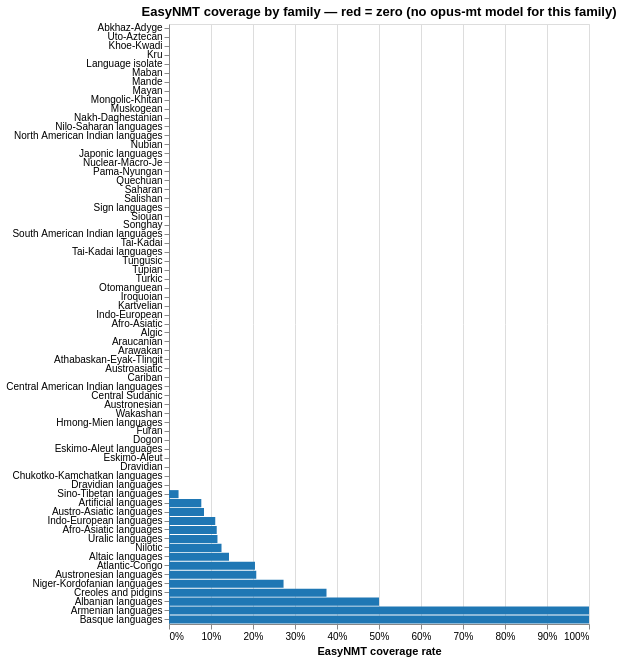

Notebook code cell kept with this figure:
### Markdown cell above
### EasyNMT Structural Gaps by Family

EasyNMT's low overall coverage is not a random scatter of failures; it reflects the availability of Helsinki-NLP opus-mt models for each language pair. When no opus-mt model exists for a source→target language pair, EasyNMT returns a 404 and leaves the field empty. This means its gaps are structural: entire language families can be out of scope, not just individual languages.

The chart and printed list below calculate the zero-coverage families live from the current language set. The point is methodological rather than tied to a fixed count: EasyNMT can expand nominal coverage in some places, but its absence is highly patterned by training-data and model availability.

### Code cell
# EasyNMT structural gaps by language family
enmt_col = BASELINE_SERVICES["EasyNMT"]

fam_enmt = (
    df.groupby("language_family")
    .agg(
        n_langs=("language_code", "nunique"),
        n_covered=(enmt_col, lambda x: x.notna().sum()),
    )
    .reset_index()
)
fam_enmt["coverage_rate"] = fam_enmt["n_covered"] / fam_enmt["n_langs"]
fam_enmt["zero_coverage"] = fam_enmt["n_covered"] == 0
fam_enmt = fam_enmt.sort_values("coverage_rate")

enmt_bar = alt.Chart(fam_enmt).mark_bar().encode(
    y=alt.Y("language_family:N", sort="x", title=None),
    x=alt.X("coverage_rate:Q", axis=alt.Axis(format="%"), title="EasyNMT coverage rate"),
    color=alt.condition(
        alt.datum.zero_coverage,
        alt.value("#d62728"),
        alt.value("#1f77b4"),
    ),
    tooltip=[
        "language_family:N",
        alt.Tooltip("coverage_rate:Q", format=".1%"),
        alt.Tooltip("n_covered:Q", title="languages covered"),
        alt.Tooltip("n_langs:Q", title="total languages"),
    ],
).properties(width=420, height=600,
             title="EasyNMT coverage by family — red = zero (no opus-mt model for this family)")
display(enmt_bar)

zero_fams = fam_enmt[fam_enmt["zero_coverage"]]["language_family"].tolist()
print(f"Families with zero EasyNMT coverage ({len(zero_fams)}):")
for f in zero_fams:
    n = int(fam_enmt.loc[fam_enmt["language_family"]==f, "n_langs"].iloc[0])
    print(f"  {f} ({n} languages)")

### Figure 1 — Vega specification as saved in the notebook (floating-point values rounded to 4 significant figures)
{"$schema": "https://vega.github.io/schema/vega/v6.json", "data": [{"name": "source_0"}, {"name": "data_0", "values": [{"coverage_rate": 0.0, "coverage_rate_end": 0.0, "coverage_rate_start": 0.0, "language_family": "Abkhaz-Adyge", "n_covered": 0, "n_langs": 4, "zero_coverage": true}, {"coverage_rate": 0.0, "coverage_rate_end": 0.0, "coverage_rate_start": 0.0, "language_family": "Uto-Aztecan", "n_covered": 0, "n_langs": 6, "zero_coverage": true}, {"coverage_rate": 0.0, "coverage_rate_end": 0.0, "coverage_rate_start": 0.0, "language_family": "Khoe-Kwadi", "n_covered": 0, "n_langs": 1, "zero_coverage": true}, {"coverage_rate": 0.0, "coverage_rate_end": 0.0, "coverage_rate_start": 0.0, "language_family": "Kru", "n_covered": 0, "n_langs": 1, "zero_coverage": true}, {"coverage_rate": 0.0, "coverage_rate_end": 0.0, "coverage_rate_start": 0.0, "language_family": "Language isolate", "n_covered": 0, "n_langs": 8, "zero_coverage": true}, {"coverage_rate": 0.0, "coverage_rate_end": 0.0, "coverage_rate_start": 0.0, "language_family": "Maban", "n_covered": 0, "n_langs": 1, "zero_coverage": true}, {"coverage_rate": 0.0, "coverage_rate_end": 0.0, "coverage_rate_start": 0.0, "language_family": "Mande", "n_covered": 0, "n_langs": 9, "zero_coverage": true}, {"coverage_rate": 0.0, "coverage_rate_end": 0.0, "coverage_rate_start": 0.0, "language_family": "Mayan", "n_covered": 0, "n_langs": 2, "zero_coverage": true}, {"coverage_rate": 0.0, "coverage_rate_end": 0.0, "coverage_rate_start": 0.0, "language_family": "Mongolic-Khitan", "n_covered": 0, "n_langs": 2, "zero_coverage": true}, {"coverage_rate": 0.0, "coverage_rate_end": 0.0, "coverage_rate_start": 0.0, "language_family": "Muskogean", "n_covered": 0, "n_langs": 4, "zero_coverage": true}, {"coverage_rate": 0.0, "coverage_rate_end": 0.0, "coverage_rate_start": 0.0, "language_family": "Nakh-Daghestanian", "n_covered": 0, "n_langs": 8, "zero_coverage": true}, {"coverage_rate": 0.0, "coverage_rate_end": 0.0, "coverage_rate_start": 0.0, "language_family": "Nilo-Saharan languages", "n_covered": 0, "n_langs": 3, "zero_coverage": true}, {"coverage_rate": 0.0, "coverage_rate_end": 0.0, "coverage_rate_start": 0.0, "language_family": "North American Indian languages", "n_covered": 0, "n_langs": 5, "zero_coverage": true}, {"coverage_rate": 0.0, "coverage_rate_end": 0.0, "coverage_rate_start": 0.0, "language_family": "Nubian", "n_covered": 0, "n_langs": 1, "zero_coverage": true}, {"coverage_rate": 0.0, "coverage_rate_end": 0.0, "coverage_rate_start": 0.0, "language_family": "Japonic languages", "n_covered": 0, "n_langs": 1, "zero_coverage": true}, {"coverage_rate": 0.0, "coverage_rate_end": 0.0, "coverage_rate_start": 0.0, "language_family": "Nuclear-Macro-Je", "n_covered": 0, "n_langs": 1, "zero_coverage": true}, {"coverage_rate": 0.0, "coverage_rate_end": 0.0, "coverage_rate_start": 0.0, "language_family": "Pama-Nyungan", "n_covered": 0, "n_langs": 1, "zero_coverage": true}, {"coverage_rate": 0.0, "coverage_rate_end": 0.0, "coverage_rate_start": 0.0, "language_family": "Quechuan", "n_covered": 0, "n_langs": 1, "zero_coverage": true}, {"coverage_rate": 0.0, "coverage_rate_end": 0.0, "coverage_rate_start": 0.0, "language_family": "Saharan", "n_covered": 0, "n_langs": 2, "zero_coverage": true}, {"coverage_rate": 0.0, "coverage_rate_end": 0.0, "coverage_rate_start": 0.0, "language_family": "Salishan", "n_covered": 0, "n_langs": 4, "zero_coverage": true}, {"coverage_rate": 0.0, "coverage_rate_end": 0.0, "coverage_rate_start": 0.0, "language_family": "Sign languages", "n_covered": 0, "n_langs": 1, "zero_coverage": true}, {"coverage_rate": 0.0, "coverage_rate_end": 0.0, "coverage_rate_start": 0.0, "language_family": "Siouan", "n_covered": 0, "n_langs": 3, "zero_coverage": true}, {"coverage_rate": 0.0, "coverage_rate_end": 0.0, "coverage_rate_start": 0.0, "language_family": "Songhay", "n_covered": 0, "n_langs": 4, "zero_coverage": true}, {"coverage_rate": 0.0, "coverage_rate_end": 0.0, "coverage_rate_start": 0.0, "language_family": "South American Indian languages", "n_covered": 0, "n_langs": 4, "zero_coverage": true}, {"coverage_rate": 0.0, "coverage_rate_end": 0.0, "coverage_rate_start": 0.0, "language_family": "Tai-Kadai", "n_covered": 0, "n_langs": 1, "zero_coverage": true}, {"coverage_rate": 0.0, "coverage_rate_end": 0.0, "coverage_rate_start": 0.0, "language_family": "Tai-Kadai languages", "n_covered": 0, "n_langs": 8, "zero_coverage": true}, {"coverage_rate": 0.0, "coverage_rate_end": 0.0, "coverage_rate_start": 0.0, "language_family": "Tungusic", "n_covered": 0, "n_langs": 2, "zero_coverage": true}, {"coverage_rate": 0.0, "coverage_rate_end": 0.0, "coverage_rate_start": 0.0, "language_family": "Tupian", "n_covered": 0, "n_langs": 1, "zero_coverage": true}, {"coverage_rate": 0.0, "coverage_rate_end": 0.0, "coverage_rate_start": 0.0, "language_family": "Turkic", "n_covered": 0, "n_langs": 19, "zero_coverage": true}, {"coverage_rate": 0.0, "coverage_rate_end": 0.0, "coverage_rate_start": 0.0, "language_family": "Otomanguean", "n_covered": 0, "n_langs": 1, "zero_coverage": true}, {"coverage_rate": 0.0, "coverage_rate_end": 0.0, "coverage_rate_start": 0.0, "language_family": "Iroquoian", "n_covered": 0, "n_langs": 4, "zero_coverage": true}, {"coverage_rate": 0.0, "coverage_rate_end": 0.0, "coverage_rate_start": 0.0, "language_family": "Kartvelian", "n_covered": 0, "n_langs": 3, "zero_coverage": true}, {"coverage_rate": 0.0, "coverage_rate_end": 0.0, "coverage_rate_start": 0.0, "language_family": "Indo-European", "n_covered": 0, "n_langs": 1, "zero_coverage": true}, {"coverage_rate": 0.0, "coverage_rate_end": 0.0, "coverage_rate_start": 0.0, "language_family": "Afro-Asiatic", "n_covered": 0, "n_langs": 1, "zero_coverage": true}, {"coverage_rate": 0.0, "coverage_rate_end": 0.0, "coverage_rate_start": 0.0, "language_family": "Algic", "n_covered": 0, "n_langs": 17, "zero_coverage": true}, {"coverage_rate": 0.0, "coverage_rate_end": 0.0, "coverage_rate_start": 0.0, "language_family": "Araucanian", "n_covered": 0, "n_langs": 1, "zero_coverage": true}, {"coverage_rate": 0.0, "coverage_rate_end": 0.0, "coverage_rate_start": 0.0, "language_family": "Arawakan", "n_covered": 0, "n_langs": 2, "zero_coverage": true}, {"coverage_rate": 0.0, "coverage_rate_end": 0.0, "coverage_rate_start": 0.0, "language_family": "Athabaskan-Eyak-Tlingit", "n_covered": 0, "n_langs": 4, "zero_coverage": true}, {"coverage_rate": 0.0, "coverage_rate_end": 0.0, "coverage_rate_start": 0.0, "language_family": "Austroasiatic", "n_covered": 0, "n_langs": 1, "zero_coverage": true}, {"coverage_rate": 0.0, "coverage_rate_end": 0.0, "coverage_rate_start": 0.0, "language_family": "Cariban", "n_covered": 0, "n_langs": 1, "zero_coverage": true}, {"coverage_rate": 0.0, "coverage_rate_end": 0.0, "coverage_rate_start": 0.0, "language_family": "Central American Indian languages", "n_covered": 0, "n_langs": 1, "zero_coverage": true}, {"coverage_rate": 0.0, "coverage_rate_end": 0.0, "coverage_rate_start": 0.0, "language_family": "Central Sudanic", "n_covered": 0, "n_langs": 1, "zero_coverage": true}, {"coverage_rate": 0.0, "coverage_rate_end": 0.0, "coverage_rate_start": 0.0, "language_family": "Austronesian", "n_covered": 0, "n_langs": 1, "zero_coverage": true}, {"coverage_rate": 0.0, "coverage_rate_end": 0.0, "coverage_rate_start": 0.0, "language_family": "Wakashan", "n_covered": 0, "n_langs": 1, "zero_coverage": true}, {"coverage_rate": 0.0, "coverage_rate_end": 0.0, "coverage_rate_start": 0.0, "language_family": "Hmong-Mien languages", "n_covered": 0, "n_langs": 4, "zero_coverage": true}, {"coverage_rate": 0.0, "coverage_rate_end": 0.0, "coverage_rate_start": 0.0, "language_family": "Furan", "n_covered": 0, "n_langs": 1, "zero_coverage": true}, {"coverage_rate": 0.0, "coverage_rate_end": 0.0, "coverage_rate_start": 0.0, "language_family": "Dogon", "n_covered": 0, "n_langs": 1, "zero_coverage": true}, {"coverage_rate": 0.0, "coverage_rate_end": 0.0, "coverage_rate_start": 0.0, "language_family": "Eskimo-Aleut languages", "n_covered": 0, "n_langs": 5, "zero_coverage": true}, {"coverage_rate": 0.0, "coverage_rate_end": 0.0, "coverage_rate_start": 0.0, "language_family": "Eskimo-Aleut", "n_covered": 0, "n_langs": 1, "zero_coverage": true}, {"coverage_rate": 0.0, "coverage_rate_end": 0.0, "coverage_rate_start": 0.0, "language_family": "Dravidian", "n_covered": 0, "n_langs": 1, "zero_coverage": true}, {"coverage_rate": 0.0, "coverage_rate_end": 0.0, "coverage_rate_start": 0.0, "language_family": "Chukotko-Kamchatkan languages", "n_covered": 0, "n_langs": 1, "zero_coverage": true}, {"coverage_rate": 0.0, "coverage_rate_end": 0.0, "coverage_rate_start": 0.0, "language_family": "Dravidian languages", "n_covered": 0, "n_langs": 8, "zero_coverage": true}, {"coverage_rate": 0.02273, "coverage_rate_end": 0.02273, "coverage_rate_start": 0.0, "language_family": "Sino-Tibetan languages", "n_covered": 1, "n_langs": 44, "zero_coverage": false}, {"coverage_rate": 0.07692, "coverage_rate_end": 0.07692, "coverage_rate_start": 0.0, "language_family": "Artificial languages", "n_covered": 1, "n_langs": 13, "zero_coverage": false}, {"coverage_rate": 0.08333, "coverage_rate_end": 0.08333, "coverage_rate_start": 0.0, "language_family": "Austro-Asiatic languages", "n_covered": 1, "n_langs": 12, "zero_coverage": false}, {"coverage_rate": 0.1101, "coverage_rate_end": 0.1101, "coverage_rate_start": 0.0, "language_family": "Indo-European languages", "n_covered": 25, "n_langs": 227, "zero_coverage": false}, {"coverage_rate": 0.1136, "coverage_rate_end": 0.1136, "coverage_rate_start": 0.0, "language_family": "Afro-Asiatic languages", "n_covered": 5, "n_langs": 44, "zero_coverage": false}, {"coverage_rate": 0.1154, "coverage_rate_end": 0.1154, "coverage_rate_start": 0.0, "language_family": "Uralic languages", "n_covered": 3, "n_langs": 26, "zero_coverage": false}, {"coverage_rate": 0.125, "coverage_rate_end": 0.125, "coverage_rate_start": 0.0, "language_family": "Nilotic", "n_covered": 1, "n_langs": 8, "zero_coverage": false}, {"coverage_rate": 0.1429, "coverage_rate_end": 0.1429, "coverage_rate_start": 0.0, "language_family": "Altaic languages", "n_covered": 1, "n_langs": 7, "zero_coverage": false}, {"coverage_rate": 0.2047, "coverage_rate_end": 0.2047, "coverage_rate_start": 0.0, "language_family": "Atlantic-Congo", "n_covered": 26, "n_langs": 127, "zero_coverage": false}, {"coverage_rate": 0.2078, "coverage_rate_end": 0.2078, "coverage_rate_start": 0.0, "language_family": "Austronesian languages", "n_covered": 16, "n_langs": 77, "zero_coverage": false}, {"coverage_rate": 0.2727, "coverage_rate_end": 0.2727, "coverage_rate_start": 0.0, "language_family": "Niger-Kordofanian languages", "n_covered": 3, "n_langs": 11, "zero_coverage": false}, {"coverage_rate": 0.375, "coverage_rate_end": 0.375, "coverage_rate_start": 0.0, "language_family": "Creoles and pidgins", "n_covered": 6, "n_langs": 16, "zero_coverage": false}, {"coverage_rate": 0.5, "coverage_rate_end": 0.5, "coverage_rate_start": 0.0, "language_family": "Albanian languages", "n_covered": 1, "n_langs": 2, "zero_coverage": false}, {"coverage_rate": 1.0, "coverage_rate_end": 1.0, "coverage_rate_start": 0.0, "language_family": "Armenian languages", "n_covered": 1, "n_langs": 1, "zero_coverage": false}, {"coverage_rate": 1.0, "coverage_rate_end": 1.0, "coverage_rate_start": 0.0, "language_family": "Basque languages", "n_covered": 1, "n_langs": 1, "zero_coverage": false}]}, {"name": "source_0_y_domain_language_family", "values": [{"language_family": "Abkhaz-Adyge", "sort_field": 0.0}, {"language_family": "Uto-Aztecan", "sort_field": 0.0}, {"language_family": "Khoe-Kwadi", "sort_field": 0.0}, {"language_family": "Kru", "sort_field": 0.0}, {"language_family": "Language isolate", "sort_field": 0.0}, {"language_family": "Maban", "sort_field": 0.0}, {"language_family": "Mande", "sort_field": 0.0}, {"language_family": "Mayan", "sort_field": 0.0}, {"language_family": "Mongolic-Khitan", "sort_field": 0.0}, {"language_family": "Muskogean", "sort_field": 0.0}, {"language_family": "Nakh-Daghestanian", "sort_field": 0.0}, {"language_family": "Nilo-Saharan languages", "sort_field": 0.0}, {"language_family": "North American Indian languages", "sort_field": 0.0}, {"language_family": "Nubian", "sort_field": 0.0}, {"language_family": "Japonic languages", "sort_field": 0.0}, {"language_family": "Nuclear-Macro-Je", "sort_field": 0.0}, {"language_family": "Pama-Nyungan", "sort_field": 0.0}, {"language_family": "Quechuan", "sort_field": 0.0}, {"language_family": "Saharan", "sort_field": 0.0}, {"language_family": "Salishan", "sort_field": 0.0}, {"language_family": "Sign languages", "sort_field": 0.0}, {"language_family": "Siouan", "sort_field": 0.0}, {"language_family": "Songhay", "sort_field": 0.0}, {"language_family": "South American Indian languages", "sort_field": 0.0}, {"language_family": "Tai-Kadai", "sort_field": 0.0}, {"language_family": "Tai-Kadai languages", "sort_field": 0.0}, {"language_family": "Tungusic", "sort_field": 0.0}, {"language_family": "Tupian", "sort_field": 0.0}, {"language_family": "Turkic", "sort_field": 0.0}, {"language_family": "Otomanguean", "sort_field": 0.0}, {"language_family": "Iroquoian", "sort_field": 0.0}, {"language_family": "Kartvelian", "sort_field": 0.0}, {"language_family": "Indo-European", "sort_field": 0.0}, {"language_family": "Afro-Asiatic", "sort_field": 0.0}, {"language_family": "Algic", "sort_field": 0.0}, {"language_family": "Araucanian", "sort_field": 0.0}, {"language_family": "Arawakan", "sort_field": 0.0}, {"language_family": "Athabaskan-Eyak-Tlingit", "sort_field": 0.0}, {"language_family": "Austroasiatic", "sort_field": 0.0}, {"language_family": "Cariban", "sort_field": 0.0}, {"language_family": "Central American Indian languages", "sort_field": 0.0}, {"language_family": "Central Sudanic", "sort_field": 0.0}, {"language_family": "Austronesian", "sort_field": 0.0}, {"language_family": "Wakashan", "sort_field": 0.0}, {"language_family": "Hmong-Mien languages", "sort_field": 0.0}, {"language_family": "Furan", "sort_field": 0.0}, {"language_family": "Dogon", "sort_field": 0.0}, {"language_family": "Eskimo-Aleut languages", "sort_field": 0.0}, {"language_family": "Eskimo-Aleut", "sort_field": 0.0}, {"language_family": "Dravidian", "sort_field": 0.0}, {"language_family": "Chukotko-Kamchatkan languages", "sort_field": 0.0}, {"language_family": "Dravidian languages", "sort_field": 0.0}, {"language_family": "Sino-Tibetan languages", "sort_field": 0.02273}, {"language_family": "Artificial languages", "sort_field": 0.07692}, {"language_family": "Austro-Asiatic languages", "sort_field": 0.08333}, {"language_family": "Indo-European languages", "sort_field": 0.1101}, {"language_family": "Afro-Asiatic languages", "sort_field": 0.1136}, {"language_family": "Uralic languages", "sort_field": 0.1154}, {"language_family": "Nilotic", "sort_field": 0.125}, {"language_family": "Altaic languages", "sort_field": 0.1429}, {"language_family": "Atlantic-Congo", "sort_field": 0.2047}, {"language_family": "Austronesian languages", "sort_field": 0.2078}, {"language_family": "Niger-Kordofanian languages", "sort_field": 0.2727}, {"language_family": "Creoles and pidgins", "sort_field": 0.375}, {"language_family": "Albanian languages", "sort_field": 0.5}, {"language_family": "Armenian languages", "sort_field": 1.0}, {"language_family": "Basque languages", "sort_field": 1.0}]}], "marks": [{"type": "rect", "name": "marks", "from": {"data": "data_0"}, "encode": {"update": {"fill": [{"value": "#d62728", "test": "datum.zero_coverage"}, {"value": "#1f77b4"}], "x2": {"field": "coverage_rate_start", "scale": "x"}, "y": {"field": "language_family", "scale": "y"}, "tooltip": {"signal": "{\"language_family\": isValid(datum[\"language_family\"]) ? datum[\"language_family\"] : \"\"+datum[\"language_family\"], \"coverage_rate\": format(datum[\"coverage_rate\"], \".1%\"), \"languages covered\": format(datum[\"n_covered\"], \"\"), \"total languages\": format(datum[\"n_langs\"], \"\")}"}, "height": {"signal": "max(0.25, bandwidth('y'))"}, "x": {"field": "coverage_rate_end", "scale": "x"}}}, "style": ["bar"]}], "scales": [{"name": "x", "type": "linear", "domain": {"data": "data_0", "fields": ["coverage_rate_start", "coverage_rate_end"]}, "range": [0, {"signal": "width"}], "nice": true, "zero": true}, {"name": "y", "type": "band", "domain": {"data": "source_0_y_domain_language_family", "field": "language_family", "sort": {"op": "max", "field": "sort_field"}}, "range": [0, {"signal": "height"}], "paddingInner": 0.1, "paddingOuter": 0.05}], "axes": [{"scale": "x", "labels": false, "minExtent": 0, "aria": false, "orient": "bottom", "gridScale": "y", "zindex": 0, "domain": false, "tickCount": {"signal": "ceil(width/40)"}, "maxExtent": 0, "grid": true, "ticks": false}, {"scale": "x", "labelOverlap": true, "title": "EasyNMT coverage rate", "labelFlush": true, "orient": "bottom", "grid": false, "zindex": 0, "tickCount": {"signal": "ceil(width/40)"}, "format": "%"}, {"scale": "y", "orient": "left", "grid": false, "zindex": 0}], "title": {"text": "EasyNMT coverage by family — red = zero (no opus-mt model for this family)", "frame": "group"}, "background": "white", "style": "cell", "padding": 5, "width": 420, "height": 600}
